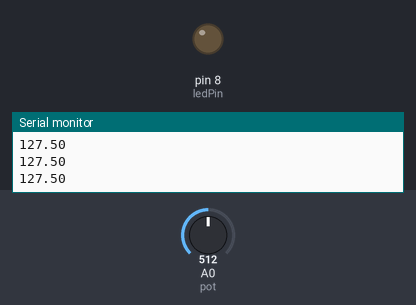
A sketch run on a simulated Arduino Uno, built with avr-gcc and run on an emulated ATmega328P. Parts: output pins drawn as LEDs (lit = HIGH), the last lines printed to the serial monitor. Inputs (shaded band) come from the test bench; at power-on: A0 (pot) = 512.

Above: at 1.2 s.
1.3 s: A0 (pot) set to 529
At 2.5 s:
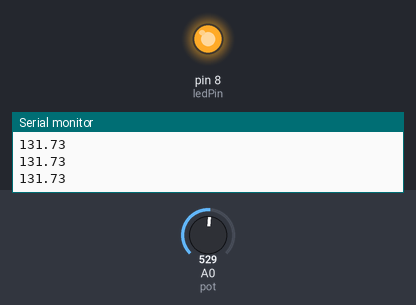
2.8 s: A0 (pot) set to 511
At 4.0 s:
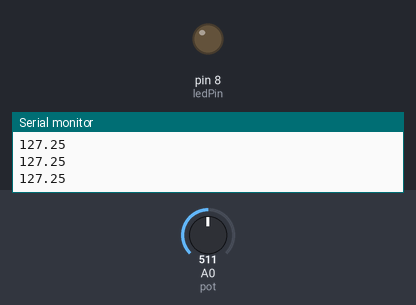
4.3 s: A0 (pot) set to 716
At 5.4 s:
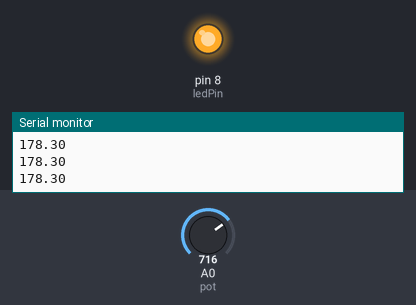
Timing chart, 0 to 7.3 s (numbered marks = the images above; inputs shaded):
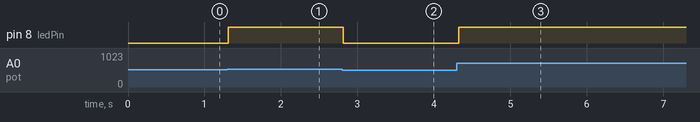

The sketch:

BlinkyPWM.ino
```cpp
const int ledPin = 8;
const int pot = A0;

void setup() {
  Serial.begin(9600);
  pinMode(ledPin, OUTPUT);
  pinMode(pot, INPUT);
}

void loop() {
  float x = analogRead(pot) * (255.0 / 1024.0);
  Serial.println(x);
  analogWrite(ledPin, x);
  delay(100);
}
```

Measured:
- the behaviour switches between 514 and 515 on A0 (pot) (found by bisection; images 0 and 1)
- after the input at 1.3 s, pin 8 (ledPin): LOW → HIGH at once
- after the input at 2.8 s, pin 8 (ledPin): HIGH → LOW at once
- after the input at 4.3 s, pin 8 (ledPin): LOW → HIGH at once
